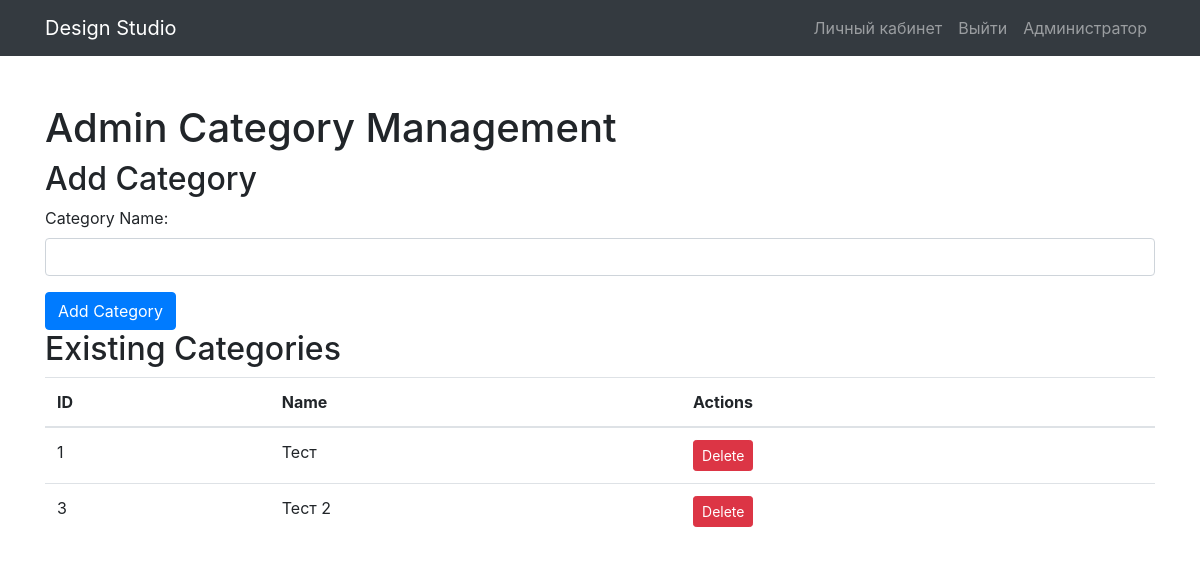
Screenshot of /requests/admin/categories/ (signed in) with the database file from the repository.
### apps/design/models.py (models this page shows)
class Category(models.Model):
    name = models.CharField(max_length=100)

### apps/design/views.py (the view, shortened to what this page needs)
# urls.py: path('admin/categories/', views.admin_category_management, name='admin_category_management'),
@login_required
@user_passes_test(lambda u: u.is_superuser)
def admin_category_management(request):
    categories = Category.objects.all()
    return render(request, 'admin_category_management.html', {'categories': categories})

### apps/design/templates/admin_category_management.html (shortened to what this page needs)
{% extends 'base.html' %}
{% block content %}
    <h1>Admin Category Management</h1>
    <h2>Add Category</h2>
    <form method="post" action="{% url 'admin_category_management' %}">
        <div class="form-group">
            <label for="category_name">Category Name:</label>
            <input type="text" class="form-control" id="category_name" name="category_name" required>
        </div>
        <button type="submit" class="btn btn-primary">Add Category</button>
    </form>
    <h2>Existing Categories</h2>
    <table class="table">
        <thead>
            <tr>
                <th>ID</th>
                <th>Name</th>
                <th>Actions</th>
            </tr>
        </thead>
        <tbody>
            {% for category in categories %}
            <tr>
                <td>{{ category.id }}</td>
                <td>{{ category.name }}</td>
                <td>
                    <form method="post" action="{% url 'admin_category_management' %}">
                        <button type="submit" class="btn btn-danger btn-sm">Delete</button>
                    </form>
                </td>
            </tr>
            {% empty %}
            <tr>
                <td colspan="3">No categories found.</td>
            </tr>
        {% endfor %}
        </tbody>
    </table>
{% endblock %}

### rows the page displays
Category: id "1", name "Тест"
Category: id "3", name "Тест 2"
